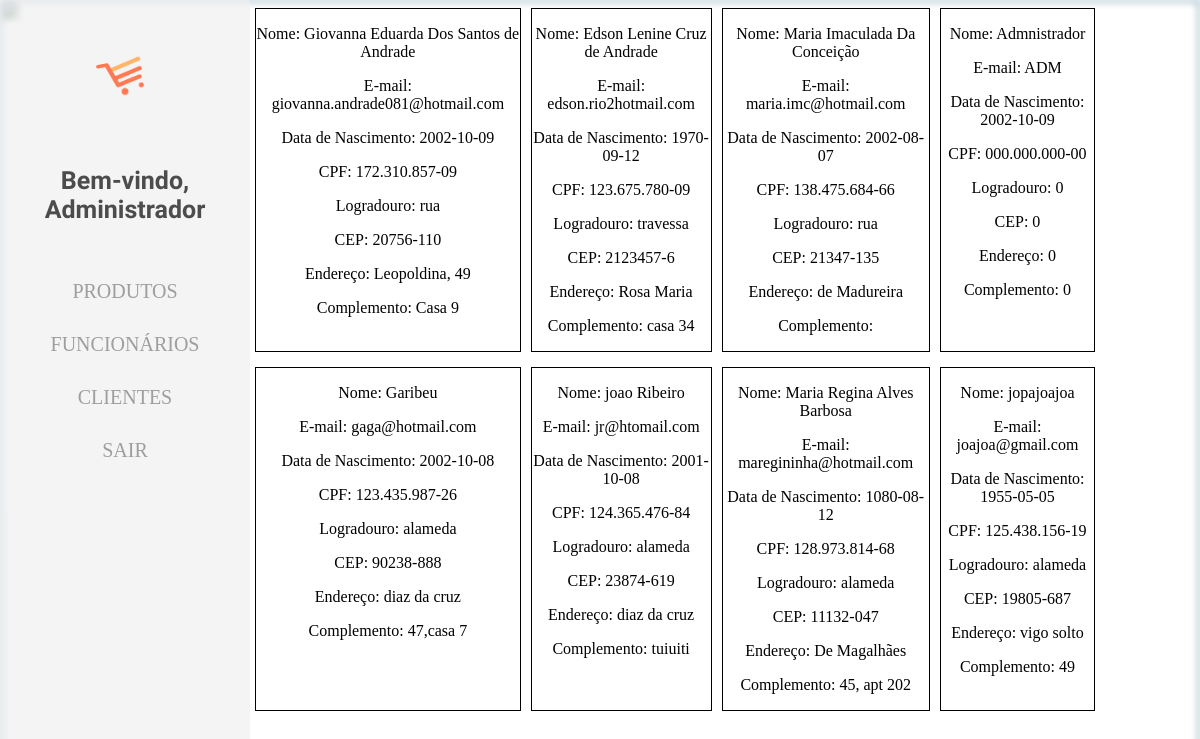
The page /admin/scripts/exibe-user.php on the database its author committed.
### tables this page shows
CREATE TABLE IF NOT EXISTS `tbclientes` (
  `nome` varchar(255) NOT NULL,
  `email_cliente` varchar(255) NOT NULL,
  `nasc_cliente` date NOT NULL,
  `cpf_cliente` varchar(14) NOT NULL,
  `logra` varchar(20) NOT NULL,
  `cep` varchar(9) NOT NULL,
  `endereco` varchar(200) NOT NULL,
  `comple` varchar(50) NOT NULL,
  `senha` varchar(8) NOT NULL,
  PRIMARY KEY (`cpf_cliente`)
);

### admin/scripts/exibe-user.php (the view, shortened to what this page needs)
<!DOCTYPE html>
<html>
<head>
<link rel="stylesheet" href="\mercadodelivery/css/scripts-style.css">
</head>
<body>
		<nav id="navbar">
    <header>        <center>    <a href='\mercadodelivery/index.php'><figure><img src='\mercadodelivery/imagens/logo.png' id='logo' width='120'/></figure></a></center>
        <h1>Bem-vindo, Administrador</h1></header>
       <ul>
        <li><a href="#">PRODUTOS</a>
        </li>
        <li><a href="#">FUNCIONÁRIOS</a>
        </li>
        <li><a href="#">CLIENTES</a>
        </li>
        <li><a href='\mercadodelivery/scripts/logout.php'>SAIR</a></li>
    </ul>
  </nav>
	<center>
        <div id='catalogo-box'>
	<?php
		require('bdconexion.php');
		$sql = "SELECT * FROM tbclientes;";
		$result = mysqli_query($conn, $sql);
		$check = mysqli_num_rows($result);
		if ($check >= 1) {
			while ($valores = mysqli_fetch_assoc($result)){
				echo "<div class='prod-item'>";
				echo "<p>Nome: ".$valores['nome'];
				echo "<p>E-mail: ".$valores['email_cliente'];
				echo "<p>Data de Nascimento: ".$valores['nasc_cliente'];
				echo "<p>CPF: ".$valores['cpf_cliente'];
				echo "<p>Logradouro: ".$valores['logra'];
				echo "<p>CEP: ".$valores['cep'];
				echo "<p>Endereço: ".$valores['endereco'];
				echo "<p>Complemento: ".$valores['comple'];
				echo "</div>";
			}
		} else {
			echo "Nenhum Usuário Cadastrado!";
		}
?>
        </div>
</body>
</html>

### css/scripts-style.css (style rules this page uses)
html, body { width: 100%; height: 100%; display: flex; margin: 0; padding: 0; background: #E5E5E5; }
ul li a { text-decoration: none; display: block; padding: 0px; }
#navbar li { list-style: none; }
#navbar h1 { font-family: 'Solway', serif; font-size: 25px; }
#navbar { font-size: 20px; text-align: center; background-color: #f0f0f0; position: fixed; min-width: 250px; top: 0px; left: 0px; opacity: 0.7; width: 100px; height: 100%; border-color: rgba(0, 22, 22, 0.4); text-align: center; }
#logo { opacity: 1.0; z-index: 1; position: relative; left: 0px; top: 0px; }
nav ul { padding: 0 20px; border-radius: 10px; list-style: none; position: relative; display: inline-table; }
nav ul:after { content: ""; clear: both; display: block; }
nav ul li a { display: block; padding: 15px 20px; color: #757575; text-decoration: none; }

### admin/scripts/exibe-user.php (style rules this page uses)
#catalogo-box { width: 70%; position: absolute; right: 105px; display: grid; grid-template-columns: auto auto auto auto; grid-template-rows: auto; column-gap: 10px; grid-row-gap: 15px; }
.prod-item { background-color: #FFF; border-style: solid; border-width: 0.8px; }

### rows shown on the page
tbclientes: nome "Giovanna Eduarda Dos Santos de Andrade", email_cliente "giovanna.andrade081@hotmail.com", nasc_cliente "2002-10-09", cpf_cliente "172.310.857-09", logra "rua", cep "20756-110", endereco "Leopoldina, 49", comple "Casa 9"
tbclientes: nome "Edson Lenine Cruz de Andrade", email_cliente "edson.rio2hotmail.com", nasc_cliente "1970-09-12", cpf_cliente "123.675.780-09", logra "travessa", cep "2123457-6", endereco "Rosa Maria", comple "casa 34"
tbclientes: nome "Maria Imaculada Da Conceição", email_cliente "maria.imc@hotmail.com", nasc_cliente "2002-08-07", cpf_cliente "138.475.684-66", logra "rua", cep "21347-135", endereco "de Madureira"
tbclientes: nome "Admnistrador", email_cliente "ADM", nasc_cliente "2002-10-09", cpf_cliente "000.000.000-00", logra "0", cep "0", endereco "0", comple "0"
tbclientes: nome "Garibeu", email_cliente "gaga@hotmail.com", nasc_cliente "2002-10-08", cpf_cliente "123.435.987-26", logra "alameda", cep "90238-888", endereco "diaz da cruz", comple "47,casa 7"
tbclientes: nome "joao Ribeiro", email_cliente "jr@htomail.com", nasc_cliente "2001-10-08", cpf_cliente "124.365.476-84", logra "alameda", cep "23874-619", endereco "diaz da cruz", comple "tuiuiti"
tbclientes: nome "Maria Regina Alves Barbosa", email_cliente "maregininha@hotmail.com", nasc_cliente "1080-08-12", cpf_cliente "128.973.814-68", logra "alameda", cep "11132-047", endereco "De Magalhães", comple "45, apt 202"
tbclientes: nome "jopajoajoa", email_cliente "joajoa@gmail.com", nasc_cliente "1955-05-05", cpf_cliente "125.438.156-19", logra "alameda", cep "19805-687", endereco "vigo solto", comple "49"
